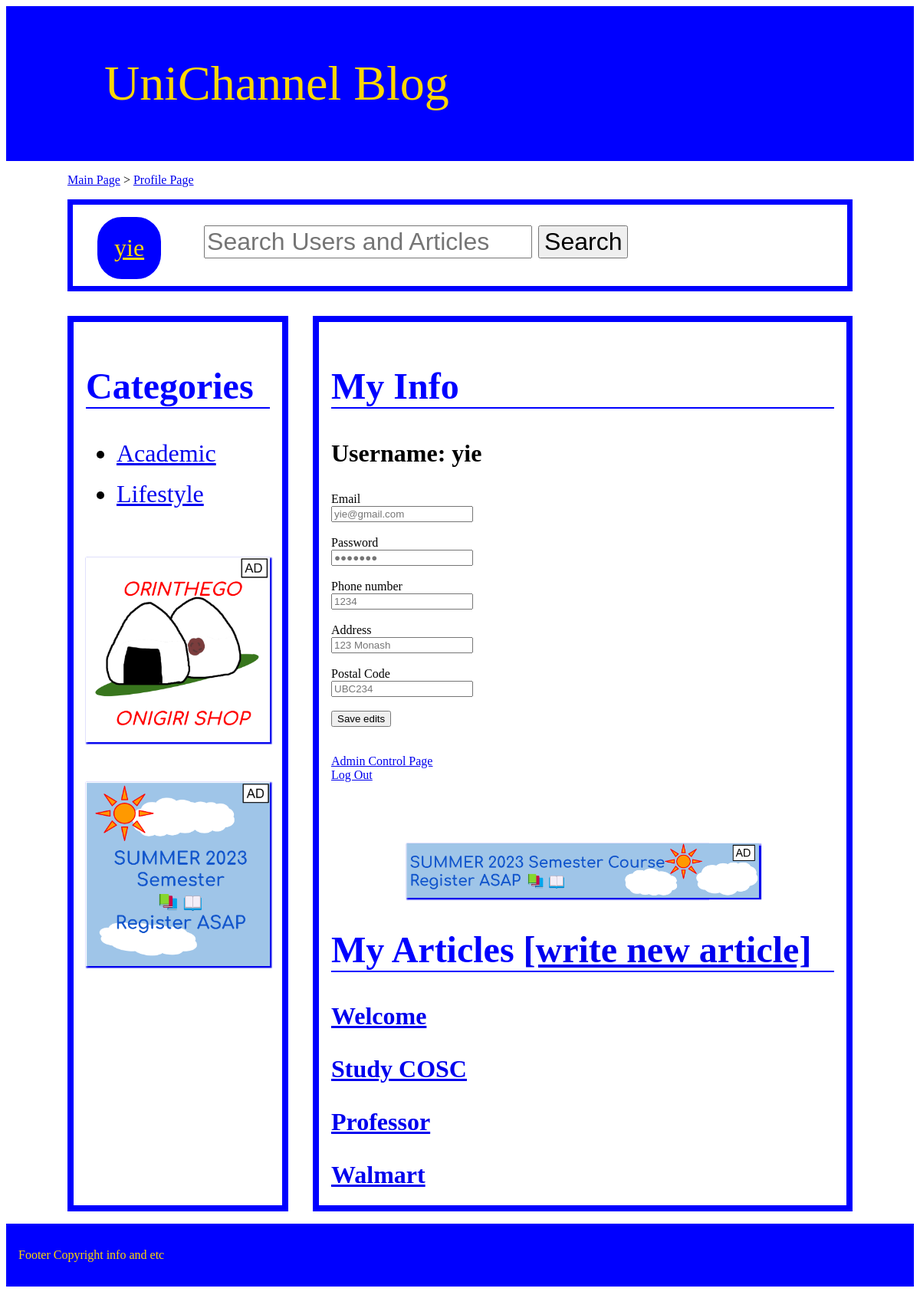
The app's page /profile.php (signed in) with its own data.
### tables this page shows
CREATE TABLE IF NOT EXISTS `users` (
  `username` varchar(10) NOT NULL,
  `email` varchar(20) NOT NULL,
  `passwords` varchar(10) NOT NULL,
  `phoneNum` int(11) DEFAULT NULL,
  `address` varchar(10) DEFAULT NULL,
  `postalCode` varchar(20) DEFAULT NULL,
  `following` varchar(10) DEFAULT NULL,
  `isAdmin` binary(1) DEFAULT NULL,
  `isDisabled` binary(1) DEFAULT NULL
);

CREATE TABLE IF NOT EXISTS `Articles` (
  `articleId` int(11) NOT NULL,
  `articleTitle` varchar(30) NOT NULL,
  `username` varchar(10) DEFAULT NULL,
  `categoryId` int(11) DEFAULT NULL,
  `tagId` int(11) DEFAULT NULL,
  `articleBody` varchar(300) DEFAULT NULL,
  `views` int(11) DEFAULT NULL,
  `isDisabled` binary(1) DEFAULT NULL
);

### profile.php (the view, shortened to what this page needs)
<?php
$servername = "cosc360.ok.ubc.ca";
$server_username = "83395822";
$server_password = "83395822";
$dbname = "db_83395822";
$conn = new mysqli($servername, $server_username, $server_password, $dbname);
?>
<!DOCTYPE html>
<html>
<head>
    <link rel="stylesheet" href="css/default.css">
    <link rel="stylesheet" href="css/main.css">
</head>
<body>
    <header><a href="main.php">UniChannel Blog</a></header>
    <div id=trail>
        <p><a href="main.php">Main Page</a> > <a
                href="profile.php?username= <?php echo ($_SESSION['username']) ?> ">Profile Page</a></p>
    </div>
    <?php
    include "include/top_left.php";
    echo ('<a href="#"><img src="ads/short/' . rand(1, 3) . '.png" alt="Advertisement"></a>');
    echo ('</div>');
    ?>
    <div id="right">
        <h2>My Info</h2>
        <?php
        $session_username = $_SESSION['username'];
        $sql3 = "SELECT * FROM users WHERE username = '$session_username'";
        $result3 = mysqli_query($conn, $sql3);
        if (mysqli_num_rows($result3) > 0) {
            while ($row = mysqli_fetch_assoc($result3)) {
                echo ("<h3>Username: " . $row['username'] . "</h3>");
                echo ("<form action='profile.php?username=" . $_SESSION['username'] . "' method='post'>");
                echo ("<label for='emailNew'>Email</label><br>");
                echo ("<input type='email' id='emailNew' name='emailNew' placeholder='" . $row['email'] . "'><br><br>");
                echo ("<label for='passwordNew'>Password</label><br>");
                echo ("<input type='password' id='passwordNew' name='passwordNew' placeholder='●●●●●●●'><br><br>");
                echo ("<label for='phoneNumNew'>Phone number</label><br>");
                echo ("<input type='tel' id='phoneNumNew' name='phoneNumNew' placeholder='" . $row['phoneNum'] . "'><br><br>");
                echo ("<label for='addressNew'>Address</label><br>");
                echo ("<input type='text' id='addressNew' name='addressNew' placeholder='" . $row['address'] . "'><br><br>");
                echo ("<label for='postalCodeNew'>Postal Code</label><br>");
                echo ("<input type='text' id='postalCodeNew' name='postalCodeNew' placeholder='" . $row['postalCode'] . "'><br><br>");
                echo ("<input type='submit' value='Save edits'>");
                echo ("</form><br><br>");
                if ($row['isAdmin'] == true) {
                    echo ("<a href='admin_control.php'>Admin Control Page</a><br>");
                }
                echo ("<a href='logout.php'>Log Out</a>");
            }
        } else {
            echo "User not found";
        }
        ?>
        <?php include "include/ad_long.php"; ?>
        <h2>My Articles <a href="write_article.php">[write new article]</a></h2>
        <?php
        $session_username = $_SESSION['username'];
        $sql4 = "SELECT articleId, articleTitle FROM Articles WHERE username = '$session_username'";
        $result4 = mysqli_query($conn, $sql4);
        if (mysqli_num_rows($result4) > 0) {
            while ($row = mysqli_fetch_assoc($result4)) {
                echo ("<h3><a href='article.php?articleId=" . $row['articleId'] . "'>" . $row['articleTitle'] . "</a></h3>");
            }
        } else {
            echo "No articles published yet";
        }
        ?>
    </div>
    <?php include "include/footer.php" ?>
</body>
</html>

### css/default.css (style rules this page uses)
header { font-size: 4em; background-color: blue; color: gold; padding: 1em 0em 1em 2em; }
header a { text-decoration: none; color: gold; }
h2 { font-size: 3em; color: blue; border-bottom: 0.05em solid blue; }
div#trail { margin: 0em 0em 0em 5em; }
div#left img { margin: 3em 0em 0em 0em; box-shadow: 0.1em 0.1em 0.1em 0.1em; width: 100%; }

### css/main.css (style rules this page uses)
div#right { border: 0.5em solid blue; margin: 0em 5em 0em 25em; padding: 1em; height: 70em; overflow: scroll; }
div#right h3 { font-size: 2em; }

### records on screen
users: username "yie", emailNew "yie@gmail.com", phoneNumNew "1234", addressNew "123 Monash", postalCodeNew "UBC234", isAdmin "Admin Control Page"
articles: articleTitle "Welcome"
articles: articleTitle "Study COSC"
articles: articleTitle "Professor"
articles: articleTitle "Walmart"

### other values on screen
$_SESSION['username'] "yie"
